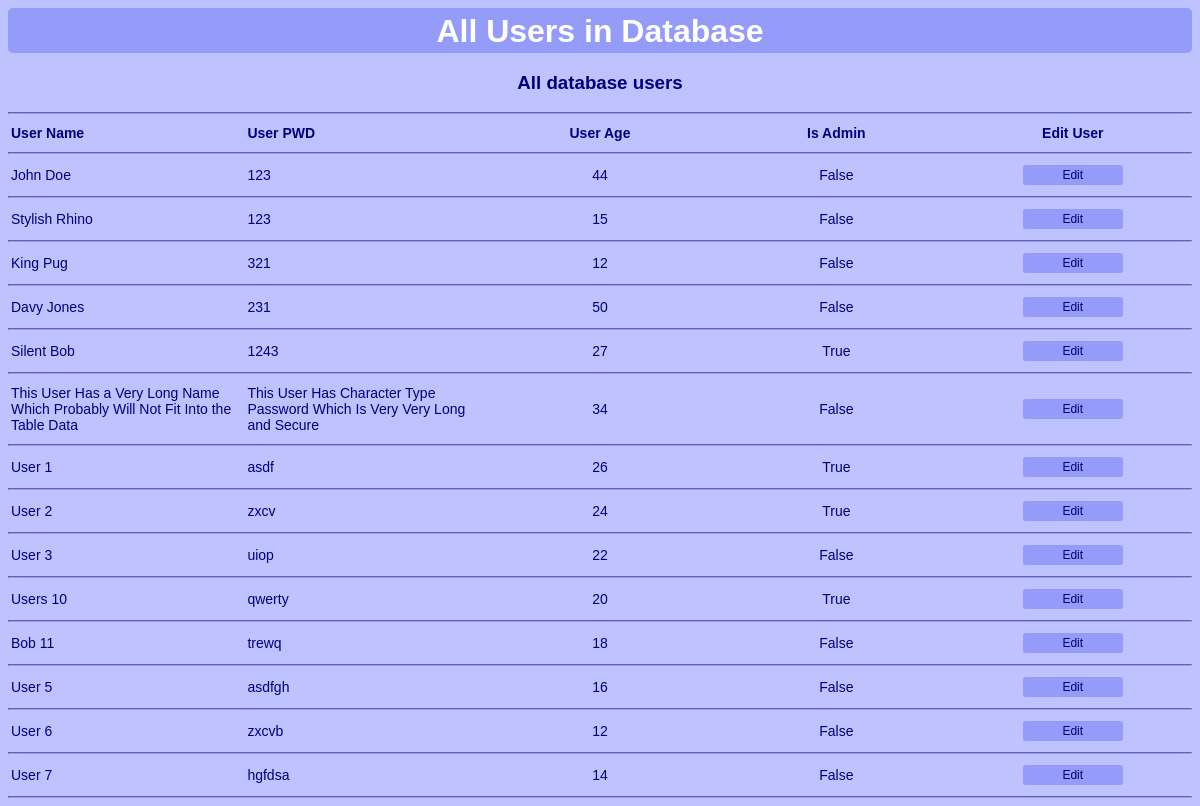
Screenshot of /user_all with the database file from the repository.
### Database.py (models this page shows)
class User(db.Model):  # Define a class 'User' that inherits the SQLAlchemy Model class
    id = db.Column(db.Integer, primary_key=True)  # Primary key column for unique identification
    name = db.Column(db.String(300), nullable=False)  # Column for the user's name
    password = db.Column(db.String(300), nullable=False)  # Column for user's password
    age = db.Column(db.Integer, nullable=False)  # Column for the person's age
    isAdmin = db.Column(db.Boolean, nullable=False)  # Is user admin

### app.py (the view)
@app.route("/user_all", methods=['GET'])
def user_all():
    from Database import User
    users = User.query.all()
    print("/user_all: User information acquired")
    return render_template("user_all.html", allUsers=users)

### templates/user_all.html (shortened to what this page needs)
{% extends 'base.html' %}
{% block body %}
<h1>All Users in Database</h1>
<center>
    <h3>All database users</h3>
    <hr>
    <table>
        <tr>
            <th>User Name</th>
            <th>User PWD</th>
            <th style="text-align:center;">User Age</th>
            <th style="text-align:center;">Is Admin</th>
            <th style="text-align:center; width:10%;">Edit User</th>
        </tr>
    </table>
    <hr>
    {% for user in allUsers %}
    <table>
        <tr>
            <td>{{user.name}}</td>
            <td>{{user.password}}</td>
            <td style="text-align:center;">{{user.age}}</td>
            <td style="text-align:center;">{{user.isAdmin}}</td>
            <td style="text-align:center;">
                <form action="/user_edit" method="POST">
                    <button class="smallButton" type="submit">Edit</button>
                </form>
            </td>
        </tr>
    </table>
    <hr>
    {% endfor %}
</center>
{% endblock %}

### static/css/db_style.css (style rules this page uses)
body { background-color: #bec2ff; font-family: helvetica; color: #000078; }
hr { border-color: #949bf8; }
h1 { padding-top: 5px; height: 40px; background-color: #949bf8; text-align: center; color: white; margin: auto; border-radius: 5px; font-family: helvetica; }
table { width: 100%; font-size: 14px; text-align: left; border: transparent; border-width: 1px; }
th, td { width: 10%; border: transparent; border-width: 1px; }
button { width: 250px; height: 40px; font-size: 20px; background-color: #949bf8; color: white; border: transparent; border-radius: 5px; }
.smallButton, .popup-confirm { width: 100px; height: 20px; font-size: 12px; background-color: #949bf8; color: #000078; border-radius: 3px; border-color: #949bf8; }
.popup-close, { position: absolute; top: 0px; right: 5px; font-size: 15px; cursor: pointer; }

### rows the page displays
User: name "John Doe", password "123", age "44", isAdmin "False"
User: name "Stylish Rhino", password "123", age "15", isAdmin "False"
User: name "King Pug", password "321", age "12", isAdmin "False"
User: name "Davy Jones", password "231", age "50", isAdmin "False"
User: name "Silent Bob", password "1243", age "27", isAdmin "True"
User: name "This User Has a Very Long Name Which Probably Will Not Fit Into the Table Data", password "This User Has Character Type Password Which Is Very Very Long and Secure", age "34", isAdmin "False"
User: name "User 1", password "asdf", age "26", isAdmin "True"
User: name "User 2", password "zxcv", age "24", isAdmin "True"
User: name "User 3", password "uiop", age "22", isAdmin "False"
User: name "Users 10", password "qwerty", age "20", isAdmin "True"
User: name "Bob 11", password "trewq", age "18", isAdmin "False"
User: name "User 5", password "asdfgh", age "16", isAdmin "False"
User: name "User 6", password "zxcvb", age "12", isAdmin "False"
User: name "User 7", password "hgfdsa", age "14", isAdmin "False"
